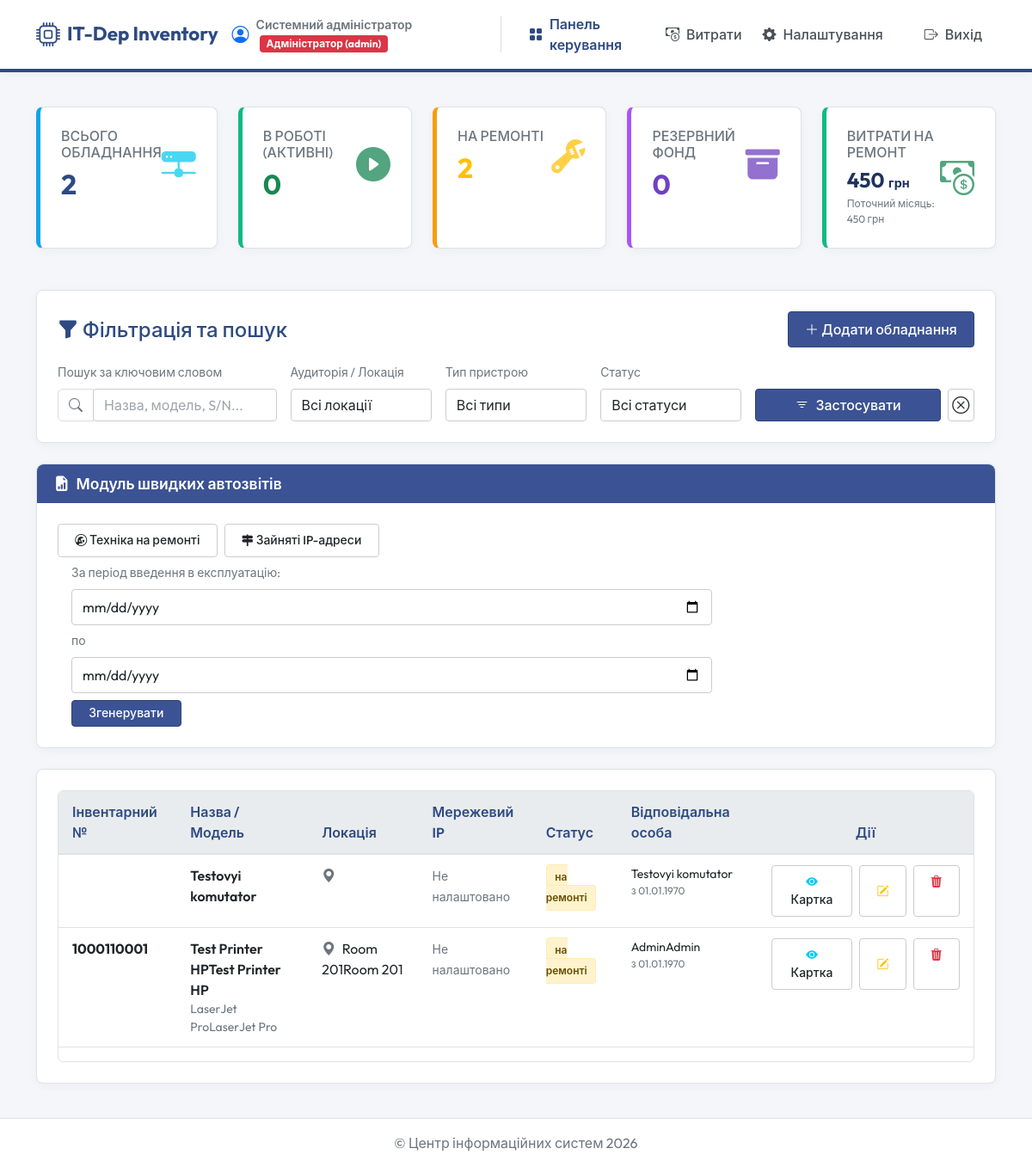
/index.php (signed in), run on the app's committed database.
### tables this page shows
CREATE TABLE `network_settings` (
  `device_id` int(11) NOT NULL,
  `ip_address` varchar(45) DEFAULT NULL,
  `subnet_mask` varchar(45) DEFAULT NULL,
  `gateway` varchar(45) DEFAULT NULL,
  `dns_server` varchar(45) DEFAULT NULL,
  `mac_address` varchar(17) DEFAULT NULL,
  PRIMARY KEY (`device_id`),
  CONSTRAINT `network_settings_ibfk_1` FOREIGN KEY (`device_id`) REFERENCES `devices` (`id`) ON DELETE CASCADE
);

CREATE TABLE `devices` (
  `id` int(11) NOT NULL AUTO_INCREMENT,
  `inventory_number` varchar(50) DEFAULT NULL,
  `name` varchar(100) NOT NULL,
  `model` varchar(100) DEFAULT NULL,
  `serial_number` varchar(100) DEFAULT NULL,
  `status` enum('в роботі','очікує перевірки','на ремонті','в резерві','списано') NOT NULL DEFAULT 'в резерві',
  `location` varchar(100) DEFAULT NULL,
  `accepted_date` date DEFAULT NULL,
  `responsible_person` varchar(100) NOT NULL,
  `is_pc` tinyint(1) NOT NULL DEFAULT 0,
  PRIMARY KEY (`id`),
  UNIQUE KEY `inventory_number` (`inventory_number`),
  UNIQUE KEY `serial_number` (`serial_number`),
  KEY `idx_status` (`status`),
  KEY `idx_location` (`location`)
);

### index.php (the view, shortened to what the rows shown need)
<?php
require_once 'config/db.php';
$is_admin = (isset($_SESSION['user_role']) && $_SESSION['user_role'] === 'admin');
$stmt_total = $pdo->query("SELECT COUNT(*) FROM devices");
$total_devices = $stmt_total->fetchColumn();
$stmt_active = $pdo->query("SELECT COUNT(*) FROM devices WHERE status = 'в роботі'");
$active_devices = $stmt_active->fetchColumn();
$stmt_repair = $pdo->query("SELECT COUNT(*) FROM devices WHERE status = 'на ремонті'");
$repair_devices = $stmt_repair->fetchColumn();
$stmt_reserve = $pdo->query("SELECT COUNT(*) FROM devices WHERE status = 'в резерві'");
$reserve_devices = $stmt_reserve->fetchColumn();
$stmt_repair_cost = $pdo->query("SELECT COALESCE(SUM(total_price),0) FROM repair_expenses WHERE payment_status != 'заплановано'");
$total_repair_cost = (float)$stmt_repair_cost->fetchColumn();
$sql = "SELECT d.*, n.ip_address, n.subnet_mask, n.gateway, n.dns_server, n.mac_address
        FROM devices d
        LEFT JOIN network_settings n ON d.id = n.device_id
        WHERE 1=1";
$params = [];
$sql .= " ORDER BY d.id DESC";
$stmt = $pdo->prepare($sql);
$stmt->execute($params);
$devices = $stmt->fetchAll();
require_once 'includes/header.php';
?>
<div class="row g-4 mb-5 no-print">
    <div class="col-lg">
        <div class="glass-card widget-card h-100" style="--widget-rgb: 14, 165, 233;">
            <div class="d-flex justify-content-between align-items-center">
                <div>
                    <h2 class="fw-bold mb-0 text-gradient"><?php echo $total_devices; ?></h2>
                </div>
            </div>
        </div>
    </div>
    <div class="col-lg">
        <div class="glass-card widget-card h-100" style="--widget-rgb: 16, 185, 129;">
            <div class="d-flex justify-content-between align-items-center">
                <div>
                    <h2 class="fw-bold mb-0 text-success"><?php echo $active_devices; ?></h2>
                </div>
            </div>
        </div>
    </div>
    <div class="col-lg">
        <div class="glass-card widget-card h-100" style="--widget-rgb: 245, 158, 11;">
            <div class="d-flex justify-content-between align-items-center">
                <div>
                    <h2 class="fw-bold mb-0 text-warning"><?php echo $repair_devices; ?></h2>
                </div>
            </div>
        </div>
    </div>
    <div class="col-lg">
        <div class="glass-card widget-card h-100" style="--widget-rgb: 168, 85, 247;">
            <div class="d-flex justify-content-between align-items-center">
                <div>
                    <h2 class="fw-bold mb-0 text-purple" style="color: var(--accent-purple);"><?php echo $reserve_devices; ?></h2>
                </div>
            </div>
        </div>
    </div>
    <?php if ($is_admin): ?>
    <div class="col-lg">
        <a href="repair_costs.php" class="text-decoration-none">
        <div class="glass-card widget-card h-100" style="--widget-rgb: 16, 185, 129; cursor:pointer;">
            <div class="d-flex justify-content-between align-items-center">
                <div>
                    <h2 class="fw-bold mb-0" style="font-size:1.5rem; color:#1e335c;"><?php echo number_format($total_repair_cost, 0, '.', ' '); ?> <small style="font-size:0.9rem;">грн</small></h2>
                </div>
            </div>
        </div>
        </a>
    </div>
    <?php endif; ?>
</div>
<div class="glass-card">
    <div class="table-responsive table-responsive-custom">
        <table class="table table-custom table-hover">
            <thead>
                <tr>
                    <th>Інвентарний №</th>
                    <th>Назва / Модель</th>
                    <th>Локація</th>
                    <th>Мережевий IP</th>
                    <th>Статус</th>
                    <th>Відповідальна особа</th>
                    <th class="text-center">Дії</th>
                </tr>
            </thead>
            <tbody>
                <?php if (empty($devices)): ?>
                    <tr>
                        <td colspan="7" class="text-center py-5 text-muted">
                            <i class="bi bi-search fs-1 mb-2 d-block"></i>
                            Пристроїв не знайдено за вказаними критеріями.
                        </td>
                    </tr>
                <?php else: ?>
                    <?php foreach ($devices as $dev): ?>
                        <tr>
                            <td class="fw-bold text-dark"><?php echo htmlspecialchars($dev['inventory_number']); ?></td>
                            <td>
                                <div class="fw-semibold text-dark"><?php echo htmlspecialchars($dev['name']); ?></div>
                                <div class="small text-muted"><?php echo htmlspecialchars($dev['model']); ?></div>
                            </td>
                            <td>
                                <i class="bi bi-geo-alt-fill text-muted me-1"></i>
                                <?php echo htmlspecialchars($dev['location']); ?>
                            </td>
                            <td>
                                 <?php if ($dev['ip_address']): ?>
                                     <code class="text-info"><?php echo htmlspecialchars($dev['ip_address']); ?></code>
                                     <?php if ($dev['mac_address']): ?>
                                         <div class="text-muted small mt-1" style="font-size: 0.75rem;">MAC: <code><?php echo htmlspecialchars($dev['mac_address']); ?></code></div>
                                     <?php endif; ?>
                                 <?php else: ?>
                                     <span class="text-muted small">Не налаштовано</span>
                                 <?php endif; ?>
                            </td>
                            <td>
                                <?php
                                    $statusClass = 'badge-reserve';
                                    if ($dev['status'] === 'в роботі') $statusClass = 'badge-in-work';
                                    elseif ($dev['status'] === 'очікує перевірки') $statusClass = 'badge-pending';
                                    elseif ($dev['status'] === 'на ремонті') $statusClass = 'badge-repair';
                                    elseif ($dev['status'] === 'списано') $statusClass = 'badge-decommissioned';
                                ?>
                                <span class="badge-custom <?php echo $statusClass; ?>">
                                    <?php echo htmlspecialchars($dev['status']); ?>
                                </span>
                            </td>
                            <td>
                                <div class="small"><?php echo htmlspecialchars($dev['responsible_person']); ?></div>
                                <div class="text-muted" style="font-size: 0.75rem;">з <?php echo date('d.m.Y', strtotime($dev['accepted_date'])); ?></div>
                            </td>
                            <td class="text-center">
                                <div class="d-flex gap-2 justify-content-center">
                                    <a href="device_view.php?id=<?php echo $dev['id']; ?>" class="btn btn-sm btn-custom-secondary" title="Перегляд картки">
                                        <i class="bi bi-eye-fill text-info"></i> Картка
                                    </a>
                                    <?php if ($is_admin): ?>
                                        <button class="btn btn-sm btn-custom-secondary edit-device-btn"
                                                 data-id="<?php echo $dev['id']; ?>"
                                                 data-inv="<?php echo htmlspecialchars($dev['inventory_number']); ?>"
                                                 data-name="<?php echo htmlspecialchars($dev['name']); ?>"
                                                 data-model="<?php echo htmlspecialchars($dev['model']); ?>"
                                                 data-sn="<?php echo htmlspecialchars($dev['serial_number']); ?>"
                                                 data-status="<?php echo htmlspecialchars($dev['status']); ?>"
                                                 data-loc="<?php echo htmlspecialchars($dev['location']); ?>"
                                                 data-date="<?php echo htmlspecialchars($dev['accepted_date']); ?>"
                                                 data-resp="<?php echo htmlspecialchars($dev['responsible_person']); ?>"
                                                 data-is-pc="<?php echo $dev['is_pc']; ?>"
                                                 data-bs-toggle="modal"
                                                 data-bs-target="#editDeviceModal"
                                                 title="Редагувати">
                                            <i class="bi bi-pencil-square text-warning"></i>
                                        </button>
                                        <a href="actions/delete_device.php?id=<?php echo $dev['id']; ?>" class="btn btn-sm btn-custom-secondary delete-device-btn"
                                           title="Видалити">
                                            <i class="bi bi-trash3-fill text-danger"></i>
                                        </a>
                                    <?php elseif ($dev['status'] !== 'на ремонті' && $dev['status'] !== 'очікує перевірки' && $dev['status'] !== 'списано'): ?>
                                        <a href="device_view.php?id=<?php echo $dev['id']; ?>&open_ticket=1" class="btn btn-sm btn-warning text-dark fw-semibold" title="Подати заявку">
                                            <i class="bi bi-exclamation-triangle-fill"></i> Заявка
                                        </a>
                                    <?php endif; ?>
                                </div>
                            </td>
                        </tr>
                    <?php endforeach; ?>
                <?php endif; ?>
            </tbody>
        </table>
    </div>
</div>
<?php
require_once 'includes/footer.php';
?>

### data on the page
network_settings: device_id.name "Testovyi komutator", shows "Не налаштовано", device_id.status "на ремонті", device_id.responsible_person "Testovyi komutator", device_id.accepted_date "01.01.1970"
network_settings: device_id.inventory_number "1000110001", device_id.name "Test Printer HPTest Printer HP", device_id.model "LaserJet ProLaserJet Pro", device_id.location "Room 201Room 201", shows "Не налаштовано", device_id.status "на ремонті", device_id.responsible_person "AdminAdmin", device_id.accepted_date "01.01.1970"

### other printed values
$_SESSION['user_fullname'] "Системний адміністратор"
$total_devices "2"
$active_devices "0"
$repair_devices "2"
$reserve_devices "0"
$total_repair_cost "450"
$repair_cost_month "450"
